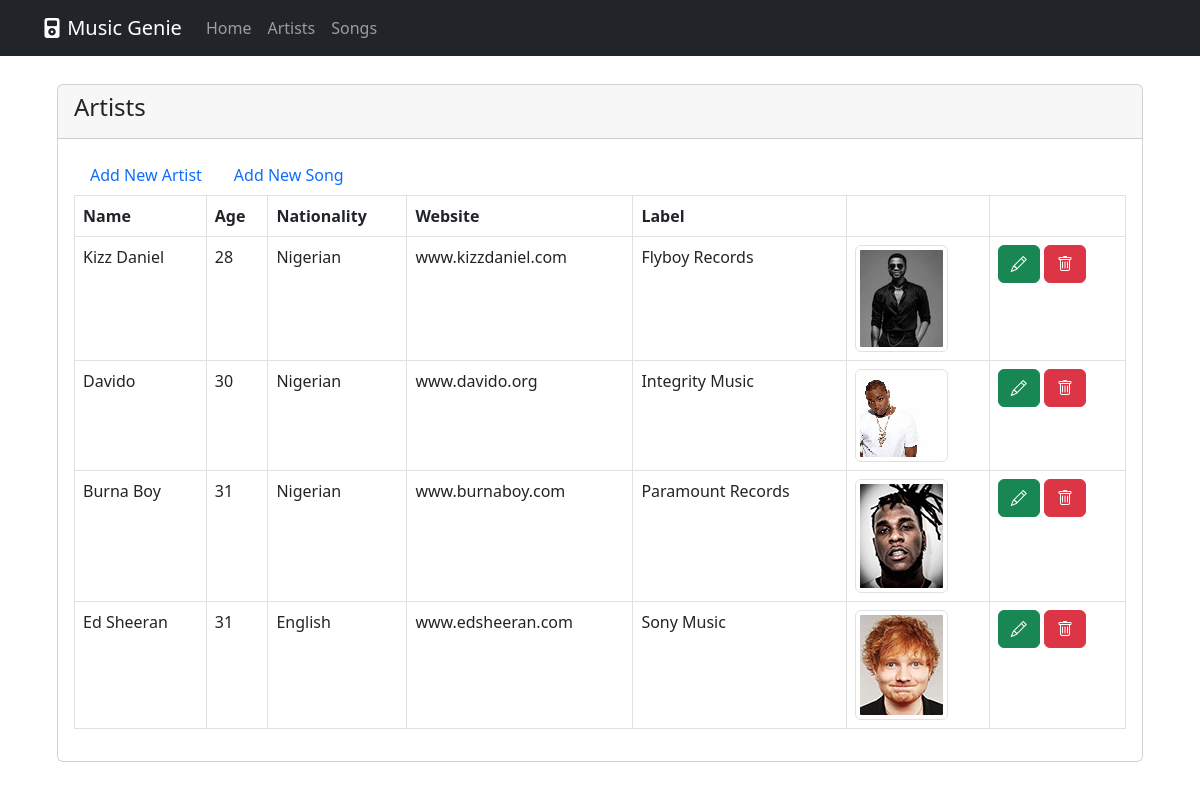
Page /artists/ on the earlier database version.
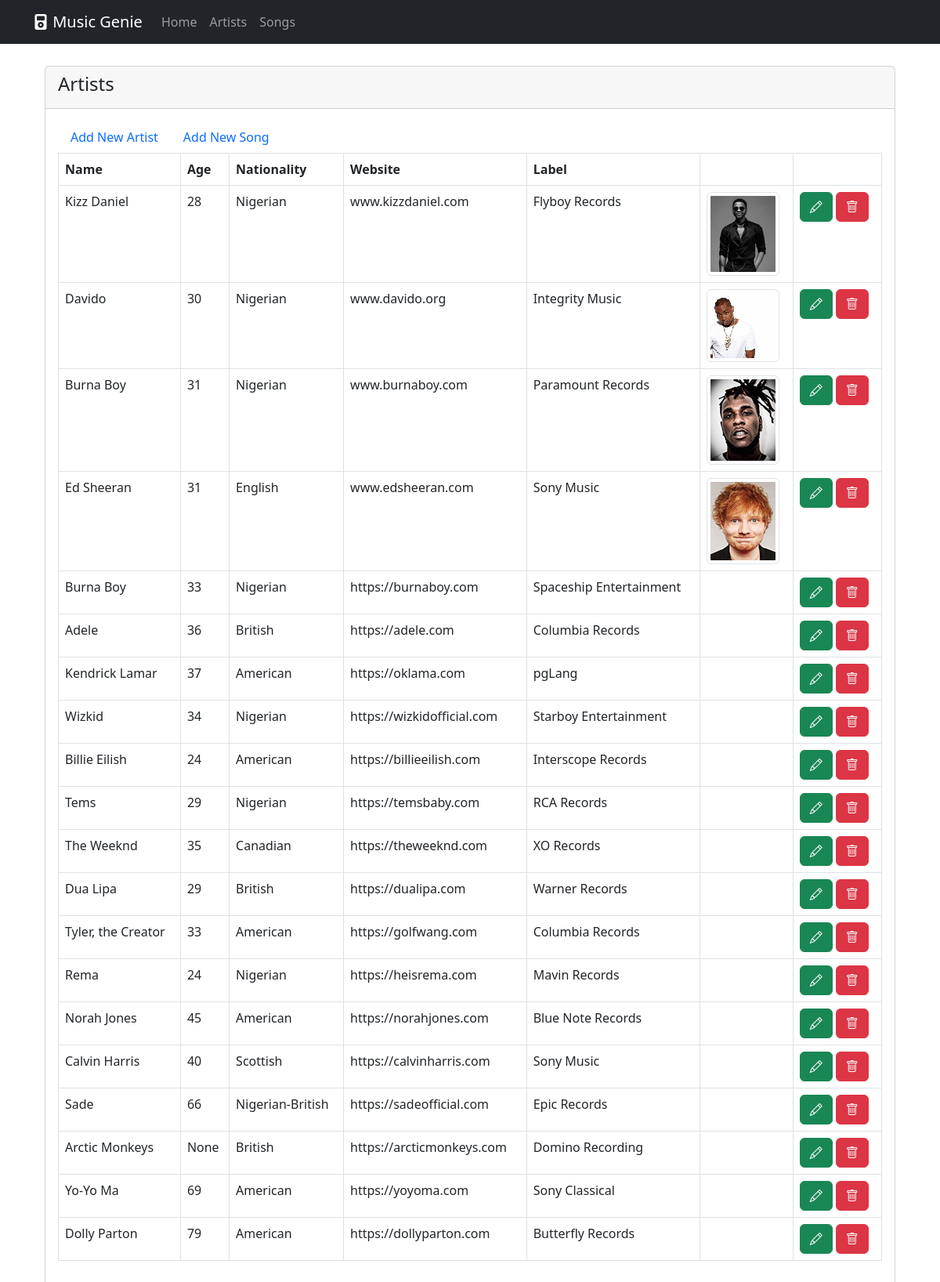
Same page on the later database version.
### music_app/models.py (models this page shows, shortened)
class Artist(models.Model):
    id = models.AutoField(primary_key=True)
    name = models.CharField('', max_length=100, null=False)
    age = models.IntegerField('', null=True)
    nationality = models.CharField('', max_length=200)
    website = models.CharField('', max_length=100)
    label = models.CharField('', max_length=200)
    image = models.ImageField('', upload_to='images/', null=True)
    class Meta:
        verbose_name = 'Artist'
        verbose_name_plural = 'Artists'

### music_app/views.py (the view)
# urls.py: path('artists/', ArtistListView.as_view(), name='artists'),
class ArtistListView(ListView):
    model = Artist
    context_object_name = 'artists'
    template_name = 'list_artists.html'

### templates/list_artists.html (shortened to what this page needs)
{% extends '_base.html' %}
{% block content %}
<div class="card">
    <div class="card-header card-header-secondary">
        <h4 class="card-title">Artists</h4>
    </div>
    <div class="card-body">
        <ul class="nav nav-pills">
            <li class="nav-item">
                <a class="nav-link" aria-current="page" href="{% url 'add_artist' %}"> Add New Artist</a>
            </li>
            <li class="nav-item">
                <a class="nav-link" href="{% url 'add_song' %}">Add New Song</a>
            </li>
        </ul>
        <div>
            {% if artists %}
            <table class="table table-bordered striped table-hover">
                <thead>
                    <tr>
                        <th scope="col">Name</th>
                        <th scope="col">Age</th>
                        <th scope="col">Nationality</th>
                        <th scope="col">Website</th>
                        <th scope="col">Label</th>
                        <th scope="col"></th>
                        <th scope="col"></th>
                    </tr>
                </thead>
                <tbody>
                    {% for artist in artists %}
                    <tr>
                        <td>{{artist.name}}</td>
                        <td>{{artist.age}}</td>
                        <td>{{artist.nationality}}</td>
                        <td>{{artist.website}}</td>
                        <td>{{artist.label}}</td>
                        <td>{% if artist.image%} <img src="{{artist.image.url}}" class="img-thumbnail"> {% endif %}</td>
                        <td>
                            <a href="artist-details/{{artist.id}}" class="btn btn btn-success" type="button"><i class="bi bi-pencil"></i></a>
                            <a href="artist-delete/{{artist.id}}" class="btn btn btn-danger" data-bs-toggle="modal" data-bs-target="#deleteModal{{artist.id}}" type="button"><i class="bi bi-trash"></i></a>
                        </td>
                    </tr>
                    {% endfor %}
                </tbody>
            </table>
            {% else %}
                <p>No artist records found in the database </p>
            {% endif %}
        </div>
    </div>
</div>
{% endblock content %}

### templates/_base.html (shortened to what this page needs)
{% load static %}
<!DOCTYPE html>
<html>
<head>
    <link rel="stylesheet" href="https://cdn.jsdelivr.net/npm/bootstrap@5.2.2/dist/css/bootstrap.min.css">
    <link rel="stylesheet" href="https://cdn.jsdelivr.net/npm/bootstrap-icons@1.9.1/font/bootstrap-icons.css">
</head>
<body class="d-flex flex-column h-100">
    <main class="container">
        <header>
            <nav class="navbar navbar-expand-md navbar-dark fixed-top bg-dark">
                <div class="container">
                    <a class="navbar-brand" href="/"><i class="bi bi-music-player-fill"></i> <span>Music Genie</span></a>
                    <div class="collapse navbar-collapse" id="navbarCollapse">
                        <ul class="navbar-nav me-auto mb-2 mb-md-0">
                            <li class="nav-item">
                                <a class="nav-link" href="{% url 'home' %}">Home</a>
                            </li>
                            <li class="nav-item">
                                <a class="nav-link" href="{% url 'artists' %}">Artists</a>
                            </li>
                            <li class="nav-item">
                                <a class="nav-link" href="{% url 'songs' %}">Songs</a>
                            </li>
                        </ul>
                    </div>
                </div>
            </nav>
        </header>
        <div class="container py-4">
            {% block content %}
            {% endblock content %}
        </div>
    </main>
</body>
</html>

### templates/_base.html (style rules this page uses)
main.container { padding: 60px 15px 0; }

Differences in the rows shown:
added Artist: name "Burna Boy", age "33", nationality "Nigerian", website "https://burnaboy.com", label "Spaceship Entertainment"
added Artist: name "Adele", age "36", nationality "British", website "https://adele.com", label "Columbia Records"
added Artist: name "Kendrick Lamar", age "37", nationality "American", website "https://oklama.com", label "pgLang"
added Artist: name "Wizkid", age "34", nationality "Nigerian", website "https://wizkidofficial.com", label "Starboy Entertainment"
added Artist: name "Billie Eilish", age "24", nationality "American", website "https://billieeilish.com", label "Interscope Records"
added Artist: name "Tems", age "29", nationality "Nigerian", website "https://temsbaby.com", label "RCA Records"
added Artist: name "The Weeknd", age "35", nationality "Canadian", website "https://theweeknd.com", label "XO Records"
added Artist: name "Dua Lipa", age "29", nationality "British", website "https://dualipa.com", label "Warner Records"
added Artist: name "Tyler, the Creator", age "33", nationality "American", website "https://golfwang.com", label "Columbia Records"
added Artist: name "Rema", age "24", nationality "Nigerian", website "https://heisrema.com", label "Mavin Records"
added Artist: name "Norah Jones", age "45", nationality "American", website "https://norahjones.com", label "Blue Note Records"
added Artist: name "Calvin Harris", age "40", nationality "Scottish", website "https://calvinharris.com", label "Sony Music"
added Artist: name "Sade", age "66", nationality "Nigerian-British", website "https://sadeofficial.com", label "Epic Records"
added Artist: name "Arctic Monkeys", age "None", nationality "British", website "https://arcticmonkeys.com", label "Domino Recording"
added Artist: name "Yo-Yo Ma", age "69", nationality "American", website "https://yoyoma.com", label "Sony Classical"
added Artist: name "Dolly Parton", age "79", nationality "American", website "https://dollyparton.com", label "Butterfly Records"
